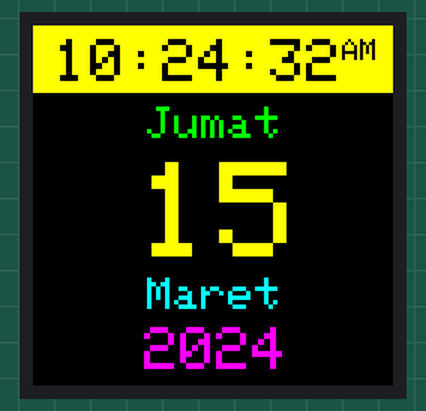
The sketch below on a simulated ESP8266 (NodeMCU). Shown: 240×240 colour display. WiFi joins after 1.5 s; servers stay silent unless stated; network time is answered at once with the bench clock; the local clock reads 2024-03-15 10:24:30 at power-on unless the sketch sets it; what the sketch prints to the serial monitor is not drawn.

Above: at 2.1 s.
At 6.1 s:
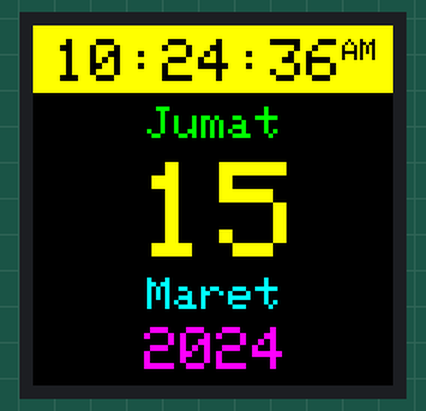
At 11.1 s:
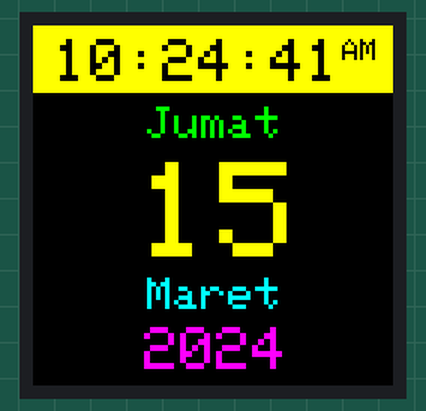
At 20.1 s:
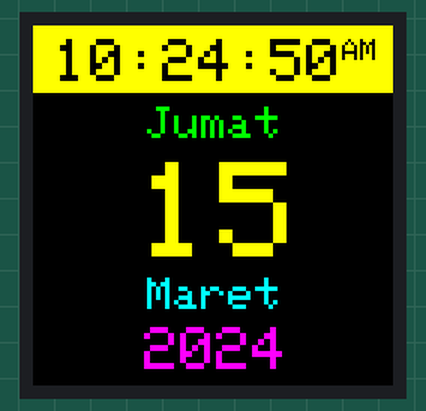
At 27.1 s:
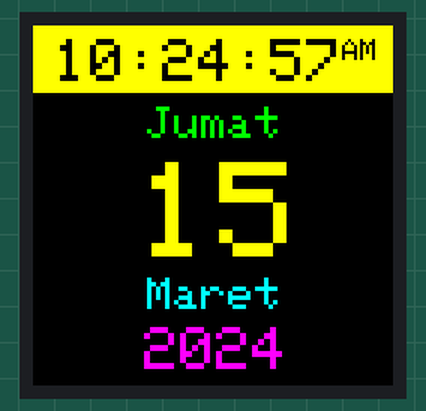
At 37.1 s:
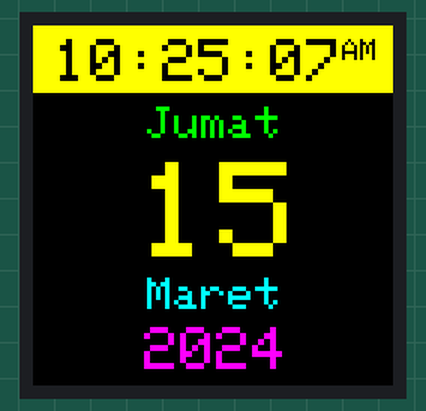

The sketch:

ClockProject.ino
```cpp
#include <NTPClient.h>
#include <TimeLib.h>
#include <ESP8266WiFi.h>
#include <WiFiUdp.h>
#include <Adafruit_GFX.h>    // Core graphics library
#include <Adafruit_ST7789.h> // Hardware-specific library for ST7789
#include <SPI.h>

#define TFT_CS     -1
#define TFT_RST    12  // define reset pin, or set to -1 and connect to Arduino RESET pin
#define TFT_DC     5  // define data/command pin

// !!! DANGER !!!
// Reading this code may cause headaches, depression,
// PTSD and possibly other undocumented illness.
// CONTINUE WITH CAUTION!


// Initialize Adafruit ST7789 TFT library
Adafruit_ST7789 tft = Adafruit_ST7789(TFT_CS, TFT_DC, TFT_RST);
float p = 3.1415926;

const char *ssid     = "SSID";
const char *password = "WIFIPASSWORD";

WiFiUDP ntpUDP;

// By default 'pool.ntp.org' is used with 60 seconds update interval and
// no offset 25200
NTPClient timeClient(ntpUDP, "id.pool.ntp.org", 25200, 60000);

// You can specify the time server pool and the offset, (in seconds)
// additionaly you can specify the update interval (in milliseconds).
// NTPClient timeClient(ntpUDP, "europe.pool.ntp.org", 3600, 60000);

String weeks[7] = {"  Minggu  ", "  Senin  ", "  Selasa  ", "  Rabu  ", "  Kamis  ", "  Jumat  ", "  Sabtu  "};
String months[12] = {" Januari ", " Februari ", "   Maret   ", "  April  ", "  Mei  ", " Juni ", " Juli ", " Agustus ", " September ", " Oktober ", " November ", " Desember "};
void centerText(String text, int fSize, int y, int offset = 0) {
  int x = (tft.width() - ((text.length() * 6 - 1) * fSize)) / 2;
  tft.setCursor(x + offset, y);
  tft.setTextSize(fSize);
  tft.print(text);
}

void setup() {
  Serial.begin(115200);
  tft.init(240, 240, SPI_MODE2);
  tft.setRotation(2);
  WiFi.begin(ssid, password);

  while ( WiFi.status() != WL_CONNECTED ) {
    delay ( 500 );
    Serial.print ( "." );
  }
  tft.setTextWrap(false);


  tft.fillScreen(ST77XX_BLACK);
  tft.fillRect(0, 0, 240, 45, ST77XX_YELLOW);


  timeClient.begin();
}

void loop() {
  if ( WiFi.status() != WL_CONNECTED ) {
    WiFi.reconnect();
    while ( WiFi.status() != WL_CONNECTED ) {
      delay ( 500 );
      Serial.print ( ":" );
    }
  }
  timeClient.update();
  time_t t = timeClient.getEpochTime();


  String AMPM = "";
  if (hour(t) >= 12) {
    AMPM.concat("PM");
  } else {
    AMPM.concat("AM");
  }
  Serial.println(isPM());
  Serial.println(isAM());

  char buff[32];
  sprintf(buff, "%02d:%02d:%02d", hourFormat12(t), minute(t), second(t));
  Serial.println(buff);


  tft.setTextColor(ST77XX_BLACK, ST77XX_YELLOW); // draws the clock
  centerText(buff, 4, 9, -12);
  tft.setTextSize(2);
  tft.print(AMPM);


  if ( (weekday(t) == 7) || (weekday(t) == 1) ) { //Chooses the color depending on the day
    tft.setTextColor(ST77XX_RED, ST77XX_BLACK);
  } else if (weekday(t) == 6) {
    tft.setTextColor(ST77XX_GREEN, ST77XX_BLACK);
  } else {
    tft.setTextColor(ST77XX_YELLOW, ST77XX_BLACK);
  }
  centerText(weeks[weekday(t) - 1], 3, 54);


  tft.setTextColor(ST77XX_YELLOW, ST77XX_BLACK);
  centerText(String(day(t)), 9, 91);
  tft.setTextColor(ST77XX_CYAN, ST77XX_BLACK);
  centerText(months[month(t) - 1], 3, 168);
  tft.setTextColor(0xF81F, ST77XX_BLACK);
  centerText(String(year(t)), 4, 201);


  delay(100);
}
```

Measured:
- what the display in image 0 shows lasts 1.0 s, from 2.1 s to 3.1 s
